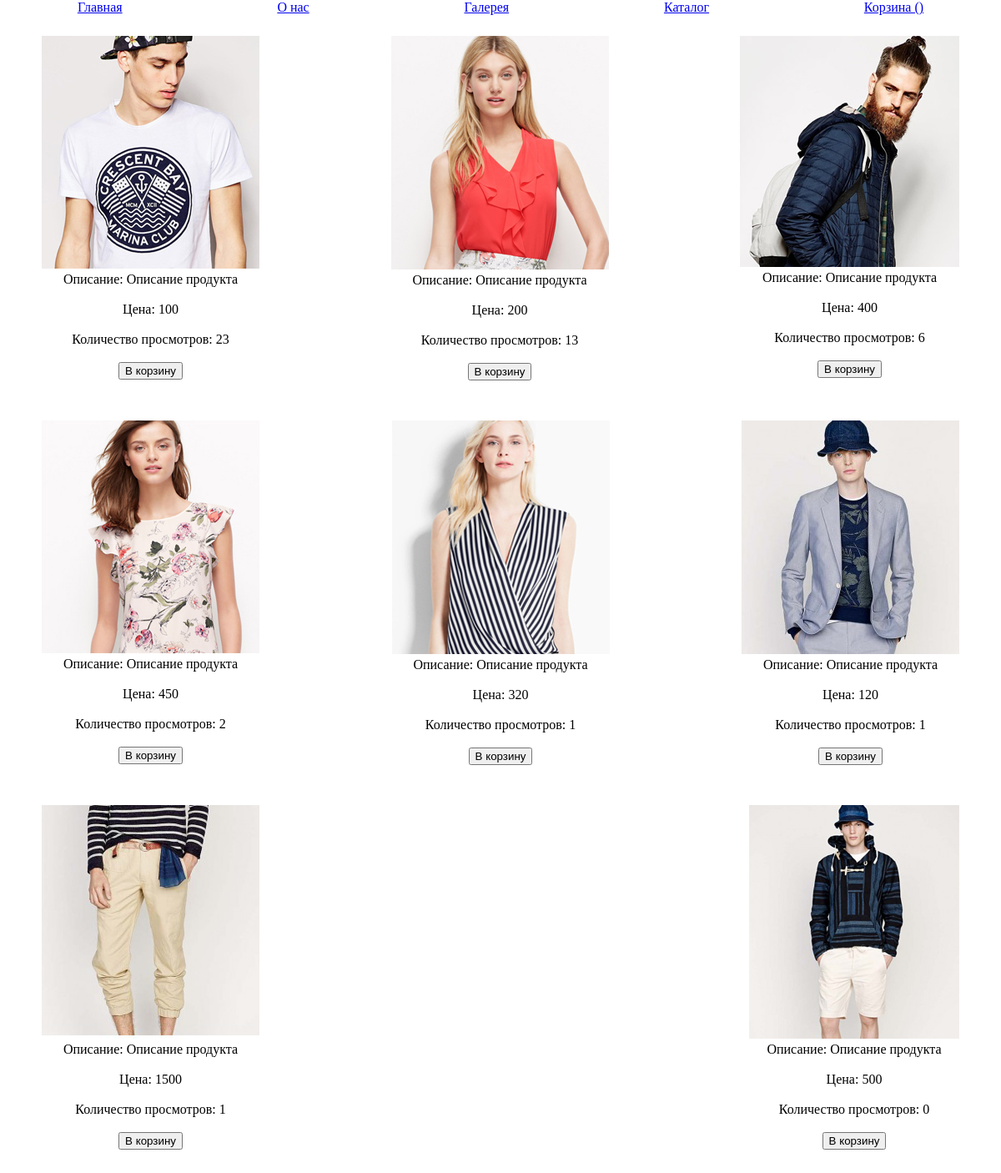
Screenshot of /catalog.php with the database file from the repository.
### tables this page shows
CREATE TABLE `products` (
  `id` int NOT NULL,
  `name` varchar(255) NOT NULL,
  `image` varchar(255) NOT NULL,
  `descr` varchar(255) NOT NULL,
  `full_descr` text NOT NULL,
  `price` decimal(10,0) NOT NULL,
  `likes` int NOT NULL
);

### catalog.php (the view, shortened to what this page needs)
<?php
include "./config/config.php";
$result = mysqli_query($link, "SELECT * FROM products ORDER BY likes DESC");
?>
<!doctype html>
<html lang="en">
<head>
    <link rel="stylesheet" href="/styles/style.css">
</head>
<body>
<?php include TEMPLATES_DIR . "menu.php" ?>
<div class="container">
    <div class="gallery">
        <? if ($result): ?>
            <?php foreach($result as $item):  ?>
                <div class="item">
                    <a href="item.php?id=<?=$item['id']?>"><img src="<?=PRODUCTIMG . $item['image'];?>" alt=""></a>
                    <span>Описание: <?=$item['descr']?></span><br>
                    <span>Цена: <?=$item['price']?></span><br>
                    <span>Количество просмотров: <?=$item['likes']?></span><br>
                    <a href="?action=buy&id=<?=$item['id']?>"><button>В корзину</button></a><br>
                </div>
            <?php endforeach; ?>
        <? else: ?>
            В каталоге пока нет товаров...
        <? endif; ?>
    </div>
</div>
</body>
</html>

### templates/menu.php (shortened to what this page needs)
<nav class="menu">
    <a class="menu_link" href="/">Главная</a>
    <a class="menu_link" href="/feedback.php">О нас</a>
    <a class="menu_link" href="/gallery.php">Галерея</a>
    <a class="menu_link" href="/catalog.php">Каталог</a>
    <a class="menu_link" href="/cart.php">Корзина (<?=$count?>)</a>
</nav>

### styles/style.css (style rules this page uses)
body { margin: 0 auto; text-align: center; }
.container { padding: 10px 35px 10px 35px; }
.menu { display: flex; justify-content: space-around; }
.menu_link { display: block; }
.gallery { display: flex; justify-content: space-between; flex-wrap: wrap; }
.item { display: flex; flex-direction: column; align-items: center; padding: 15px; }

### rows the page displays
products: image (picture), descr "Описание продукта", price "100", likes "23"
products: image (picture), descr "Описание продукта", price "200", likes "13"
products: image (picture), descr "Описание продукта", price "400", likes "6"
products: image (picture), descr "Описание продукта", price "450", likes "2"
products: image (picture), descr "Описание продукта", price "320", likes "1"
products: image (picture), descr "Описание продукта", price "120", likes "1"
products: image (picture), descr "Описание продукта", price "1500", likes "1"
products: image (picture), descr "Описание продукта", price "500", likes "0"
